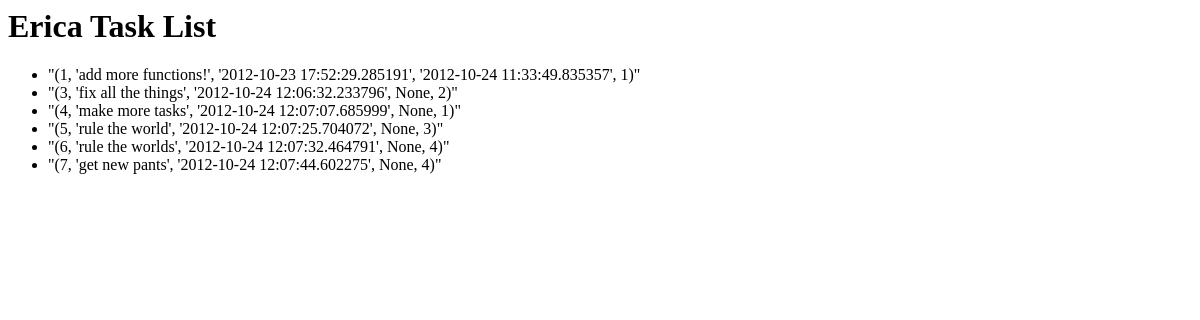
/tasks, run on an earlier commit of the app's database.
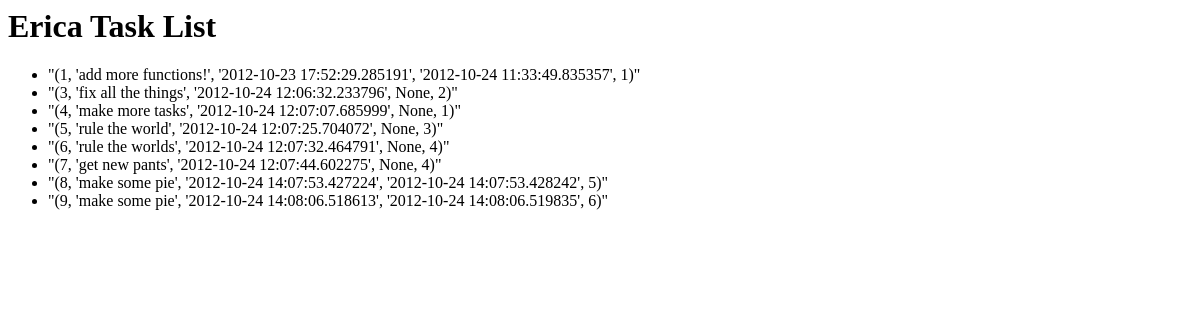
And on a later commit of the database.
### tables this page shows
CREATE TABLE `tasks` (
  `id` INTEGER primary key AUTOINCREMENT,
  `title` MEDIUMTEXT NULL DEFAULT NULL,
  `created_at` DATETIME NULL DEFAULT NULL,
  `completed_at` DATETIME NULL DEFAULT NULL,
  `user_id` INTEGER NULL DEFAULT NULL,
  FOREIGN KEY(user_id) REFERENCES `users`(`id`)
);

### tipsy.py (the view)
@app.route("/tasks")
def tasks():
    db = model.connect_db()
    tasks_from_db = model.get_tasks(db, None)
    return render_template('tasks.html', user_name="Erica", task_list=tasks_from_db)

### model.py (called while the page is built, shortened)
def connect_db():
    return sqlite3.connect("tipsy.db")

def get_tasks(db, u_id):
    c=db.cursor()
    if u_id == None:
        query="""SELECT * FROM tasks"""
        c.execute(query)
        result=c.fetchall()
        return result

### templates/tasks.html (shortened to what this page needs)
<html>
<head>
</head>
<body>
    <h1> {{ user_name }} Task List </h1>
<div>
    <ul>
    {% for item in task_list %}
        <li>"{{ item }}"</li>
    {% endfor %}
</ul>
</div>
</body>
</html>

What changed in the data, as far as the page shows it:
added tasks: item "(8, 'make some pie', '2012-10-24 14:07:53.427224', '2012-10-24 14:07:53.428242', 5)"
added tasks: item "(9, 'make some pie', '2012-10-24 14:08:06.518613', '2012-10-24 14:08:06.519835', 6)"
